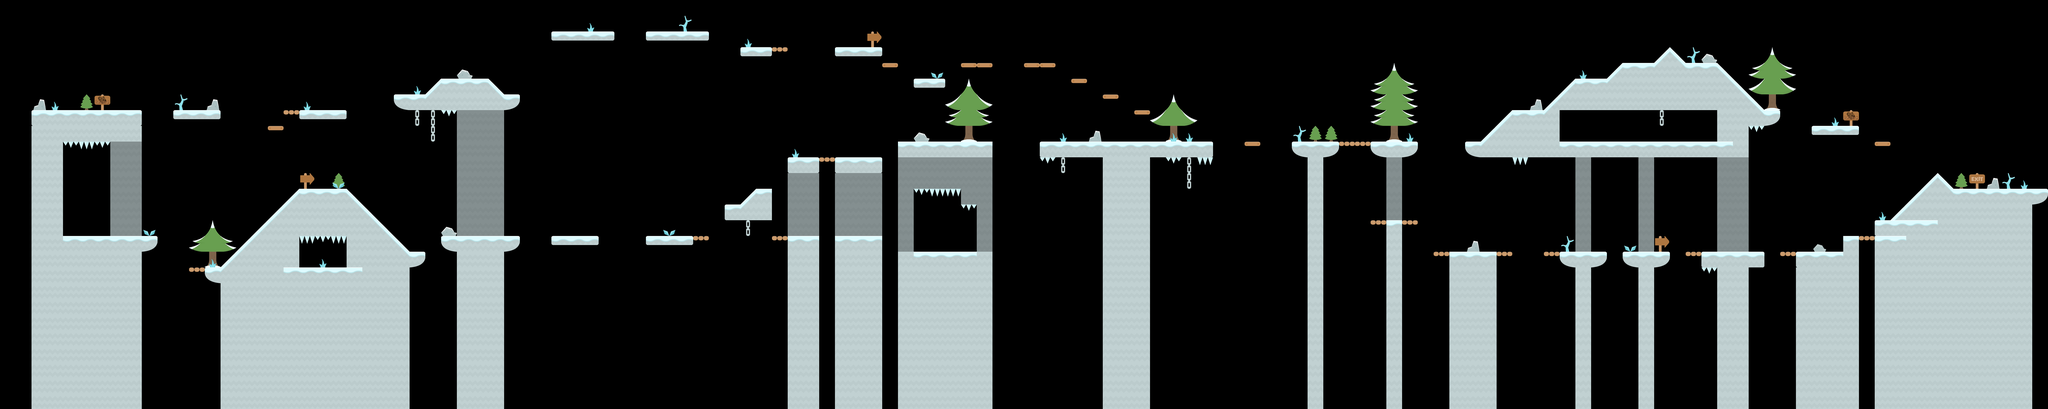

Tiled map render using the project's own tile images. Description and the map definition, with tile-layer contents summarised, below:
An orthogonal 130x26 tile map with 64x64 px tiles, 3 tile layers (background, groundBack, ground) and 68 objects (33x ice, 15x color, 9x platform, 6x spawn, 2x question, ...).

<map version="1.0" orientation="orthogonal" renderorder="right-down" width="130" height="26" tilewidth="64" tileheight="64" nextobjectid="186">
 <properties>
  <property name="background" value="" />
 </properties>
 <tileset firstgid="1" name="tileset" tilewidth="64" tileheight="64">
  <image source="tileset.png" width="832" height="640" />
 </tileset>
 <layer name="background" width="130" height="26">
  <data>[3380 cells, 57 non-empty, 11 distinct tile ids]</data>
 </layer>
 <layer name="groundBack" width="130" height="26">
  <data>[3380 cells, 159 non-empty, 11 distinct tile ids]</data>
 </layer>
 <layer name="ground" width="130" height="26">
  <data>[3380 cells, 1012 non-empty, 16 distinct tile ids]</data>
 </layer>
 <objectgroup name="collision">
  <object id="127" name="ice" x="128" y="452" width="447.333" height="20.6667" />
  <object id="129" name="ice" x="256" y="962" width="382.667" height="62" />
  <object id="130" name="ice" x="704" y="450" width="190.667" height="34" />
  <object id="131" name="ice" x="1152" y="448" width="256" height="19.3333" />
  <object id="132" name="ice" x="2238" y="130" width="256.667" height="34.6667" />
  <object id="134" name="ice" x="2623" y="130" width="256" height="32.6667" />
  <object id="135" name="ice" x="3007" y="194" width="192.333" height="17.3333" />
  <object id="136" name="ice" x="3392" y="190" width="192" height="24.6667" />
  <object id="138" name="ice" x="3712" y="320" width="128" height="24" />
  <object id="140" name="ice" x="1792" y="962" width="318" height="62" />
  <object id="142" name="ice" x="2241" y="962" width="188.667" height="18.6667" />
  <object id="143" name="ice" x="2622" y="962" width="256.667" height="17.3333" />
  <object id="146" name="ice" x="3200" y="641" width="383.333" height="31.3333" />
  <object id="148" name="ice" x="3648" y="578" width="380" height="70" />
  <object id="149" name="ice" x="3390" y="964" width="192" height="21.3333" />
  <object id="150" name="ice" x="3712" y="1026" width="254.667" height="24" />
  <object id="151" name="ice" x="4225" y="578" width="700" height="58" />
  <object id="153" name="ice" x="5824" y="1026" width="316" height="20" />
  <object id="154" name="ice" x="6274" y="1026" width="250" height="28" />
  <object id="155" name="ice" x="6592" y="1026" width="192" height="38" />
  <object id="156" name="ice" x="6913" y="1025.5" width="252" height="62" />
  <object id="157" name="ice" x="7357" y="514" width="196" height="34" />
  <object id="158" name="ice" x="5244" y="578" width="518" height="40" />
  <object id="159" name="ice" x="5570" y="896" width="186" height="22" />
  <object id="160" name="ice" x="831.5" y="1089">
   <polyline points="0,0 64.5,0.5 383.833,-320.333 576.5,-321 831.167,-65 893.167,-65 895.167,-65 895.833,-38.3333 886.5,-20.3333 869.167,-8.33333 839.167,-1 831.833,-1 831.833,190.333 63.8333,189 63.8333,63.6667 45.1667,61 25.1667,54.3333 6.5,40.3333 -1.5,25 -1.5,-0.333333" />
  </object>
  <object id="161" name="ice" x="1600.33" y="386.333">
   <polyline points="0,0 0.333333,30.3333 9,44.3333 21.3333,53.3333 40.6667,61 59,63.3333 128,63.3333 191.333,63.6667 255,64 449,63.6667 475.667,58.3333 495.667,50.3333 505.667,37.6667 511,22.3333 511,2.33333 511,-0.333333 447,0.333333 383.667,-63 191.667,-63.6667 129,0.333333 0.333333,-0.333333" />
  </object>
  <object id="162" name="ice" x="5950.67" y="580">
   <polyline points="0,0 65.3333,0 194.667,-128 320,-126.667 452,-256 576,-256 641.333,-320 769.333,-321.333 832,-382.667 892,-324 1022.67,-322.667 1213.33,-128 1280,-128 1278.67,-98.6667 1268,-81.3333 1242.67,-69.3333 1222.67,-68 1152,-66.6667 1152,58.6667 1018.67,62.6667 728,61.3333 681.333,61.3333 442.667,62.6667 181.333,64 65.3333,64 25.3333,56 2.66667,34.6667 0,1.33333" />
  </object>
  <object id="163" name="ice" x="7295.33" y="1278.67">
   <polyline points="0,0 4,-253.333 192,-252 193.333,-314.667 257.333,-314.667 258.667,2.66667" />
  </object>
  <object id="164" name="ice" x="7551.45" y="960" width="64.3636" height="18.1818" />
  <object id="166" name="ice" x="7617" y="1241">
   <polyline points="0,0 -1,-342 64,-343 255,-533 316,-471 700,-470 699,-440 686,-421 659,-409 638,-405 638,2" />
  </object>
  <object id="168" name="platform" x="5057.33" y="574.667" width="61.3333" height="19.3333" />
  <object id="169" name="platform" x="3584.33" y="255.333" width="64" height="19.3333" />
  <object id="170" name="platform" x="7615.33" y="575.333" width="64" height="18.6667" />
  <object id="171" name="ice" x="3136.67" y="960" width="190.667" height="22.6667" />
  <object id="174" name="platform" x="1086" y="512" width="65.3333" height="18.6667" />
  <object id="176" name="platfprm" x="3903.5" y="256" width="127.5" height="17" />
  <object id="177" name="platform" x="4353" y="320.5" width="62" height="17" />
  <object id="178" name="platform" x="4162" y="255.5" width="125" height="17" />
  <object id="179" x="2942" y="852">
   <polyline points="0,0 -1,-20 68,-19 132,-83 192,-83 193,42 2,43 1,-2" />
  </object>
  <object id="181" name="platform" x="4482" y="384.5" width="62" height="17" />
  <object id="182" name="platform" x="4608" y="448.5" width="62" height="17" />
  <object id="183" name="ice" x="7229.45" y="1025" width="70" height="18.3636" />
  <object id="184" name="ice" x="6841.45" y="1025" width="70" height="18.3636" />
  <object id="185" name="platform" x="764" y="1089" width="65.3333" height="18.6667" />
 </objectgroup>
 <objectgroup name="items">
  <object id="18" name="question" x="320" y="256" width="63" height="62" />
  <object id="22" name="spawn" x="1345.33" y="574.667" width="64" height="66.6667">
   <properties>
    <property name="spawnInterval" value="5" />
    <property name="speed" value="-1" />
   </properties>
  </object>
  <object id="38" name="spawn" x="3332.5" y="33" width="62.5" height="64.5">
   <properties>
    <property name="spawnInterval" value="9" />
    <property name="speed" value="0.8" />
   </properties>
  </object>
  <object id="40" name="question" x="6192.5" y="234" width="60.5" height="62.5" />
  <object id="47" name="spawn" x="6786" y="735" width="62" height="66">
   <properties>
    <property name="spawnInterval" value="4" />
    <property name="speed" value="-0.4" />
   </properties>
  </object>
  <object id="51" name="color" x="4857" y="370" width="62" height="64">
   <properties>
    <property name="power" value="0.10" />
   </properties>
  </object>
  <object id="52" name="color" x="7418.7" y="305.515" width="62" height="64">
   <properties>
    <property name="power" value="0.10" />
   </properties>
  </object>
  <object id="55" name="color" x="2219.7" y="30.515" width="62" height="64">
   <properties>
    <property name="power" value="0.10" />
   </properties>
  </object>
  <object id="56" name="color" x="767.697" y="261.515" width="62" height="64">
   <properties>
    <property name="power" value="0.05" />
   </properties>
  </object>
  <object id="43" name="spike" x="5888.69" y="1007.12" width="64" height="16.6667" />
  <object id="80" name="spawn" x="3261.33" y="272.667" width="64" height="66.6667">
   <properties>
    <property name="spawnInterval" value="6" />
    <property name="speed" value="-0.8" />
   </properties>
  </object>
  <object id="81" name="spawn" x="8253.33" y="402.667" width="64" height="66.6667">
   <properties>
    <property name="spawnInterval" value="4.8" />
    <property name="speed" value="-1" />
   </properties>
  </object>
  <object id="82" name="color" x="1859.7" y="893.515" width="62" height="64">
   <properties>
    <property name="power" value="0.05" />
   </properties>
  </object>
  <object id="83" name="color" x="1867.7" y="138.515" width="62" height="64">
   <properties>
    <property name="power" value="0.05" />
   </properties>
  </object>
  </objectgroup>
</map>
<!-- 10 of 68 objects omitted -->